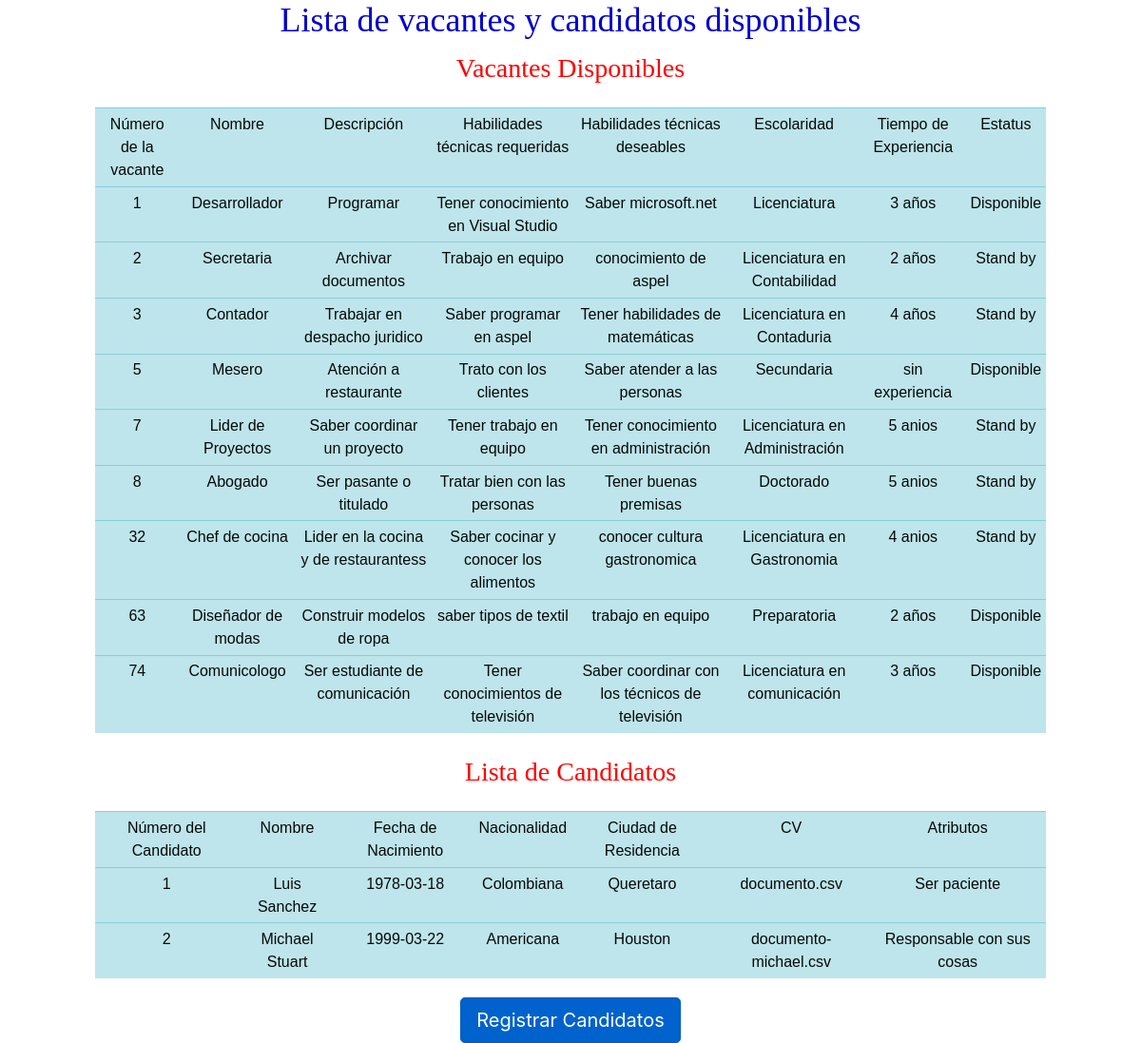
The app's page /Candidato/index.php, older data.
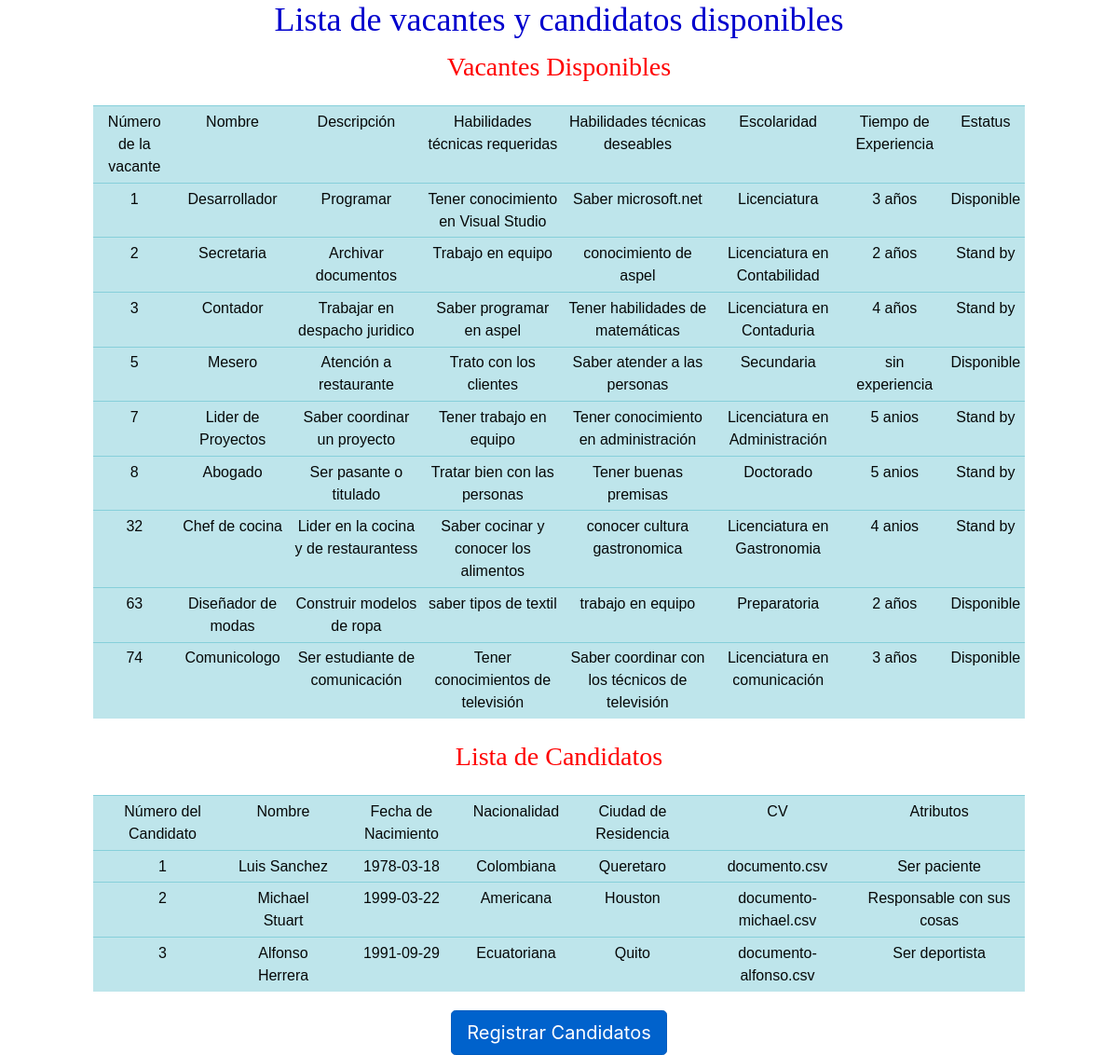
The same page, newer data.
### tables this page shows
CREATE TABLE "vacante" (
	"id"	INTEGER,
	"nombrevac"	TEXT,
	"descripcion" TEXT,
	"habtecreq"	TEXT,
	"habtecdes"	TEXT,
	"escolaridad" TEXT,
	"experiencia" TEXT,
	"estatus" TEXT,
	PRIMARY KEY("id" AUTOINCREMENT)
);

CREATE TABLE "candidato" (
	"id"	INTEGER,
	"id_seis"	INTEGER,
	"nombre"	TEXT,
	"fecha_nacimiento"	date,
	"nacionalidad"	TEXT,
	"ciudad_residencia"	TEXT,
	"cv_file"	TEXT,
	"more_attributes"	TEXT,
	FOREIGN KEY("id_seis") REFERENCES "usuario"("id"),
	PRIMARY KEY("id" AUTOINCREMENT)
);

### Candidato/index.php (the view, shortened to what this page needs)
<?php
include '../conn.php';
$query = "SELECT * FROM vacante";
$result = $db->query($query);
$query1 = "SELECT * FROM candidato";
$result1 = $db->query($query1);
?>
<!DOCTYPE html>
<html>
<head>
    <link  rel="stylesheet" href="../css/candidato.css">
<link rel="stylesheet" href="https://cdn.jsdelivr.net/npm/bootstrap@4.6.1/dist/css/bootstrap.min.css">
</head>
<body>
<h1 class="titulo_candi" align="center">Lista de vacantes y candidatos disponibles</h1>
<p class="tit_vacante" align="center"> Vacantes Disponibles</p>
    <div style=" margin: 20px 100px;">
        <table class="table table-sm table-info">
        <thead>
               <tr id="texto">
			    <td scope="col">Número de la vacante</td>
                <td scope="col">Nombre</td>
                <td scope="col">Descripción</td>
				<td scope="col">Habilidades técnicas requeridas</td>
				<td scope="col">Habilidades técnicas deseables</td>
				<td scope="col">Escolaridad</td>
				<td scope="col">Tiempo de Experiencia</td>
				<td scope="col">Estatus</td>
                </tr>
               </thead>
            <?php while($row = $result->fetchArray()) {?>
            <tr id="texto">
			    <td scope="col"><?php echo $row['id'];?></td>
                <td scope="col"><?php echo $row['nombrevac'];?></td>
                <td scope="col"><?php echo $row['descripcion'];?></td>
				<td scope="col"><?php echo $row['habtecreq'];?></td>
                <td scope="col"><?php echo $row['habtecdes'];?></td>
				<td scope="col"><?php echo $row['escolaridad'];?></td>
				<td scope="col"><?php echo $row['experiencia'];?></td>
                <td scope="col"><?php echo $row['estatus'];?></td>
            </tr>
            <?php } ?>
        </table>
        </div>
        <p class="tit_vacante" align="center"> Lista de Candidatos</p>
    <div style=" margin: 20px 100px;">
        <table class="table table-sm table-info">
        <thead>
               <tr id="texto">
			    <td scope="col">Número del Candidato</td>
                <td scope="col">Nombre</td>
                <td scope="col">Fecha de Nacimiento</td>
                <td scope="col">Nacionalidad</td>
				<td scope="col">Ciudad de Residencia</td>
				<td scope="col">CV</td>
				<td scope="col">Atributos</td>
                </tr>
               </thead>
            <?php while($row = $result1->fetchArray()) {?>
            <tr id="texto">
			    <td scope="col"><?php echo $row['id'];?></td>
                <td scope="col"><?php echo $row['nombre'];?></td>
                <td scope="col"><?php echo $row['fecha_nacimiento'];?></td>
				<td scope="col"><?php echo $row['nacionalidad'];?></td>
                <td scope="col"><?php echo $row['ciudad_residencia'];?></td>
				<td scope="col"><?php echo $row['cv_file'];?></td>
				<td scope="col"><?php echo $row['more_attributes'];?></td>
            </tr>
            <?php } ?>
        </table>
        </div>
        <div class="d-flex justify-content-center">
        <a class="btn btn-primary btn-lg active" href="RegistrarCandidatos.php">Registrar Candidatos</a>
        </div>
</body>
</html>

### css/candidato.css (style rules this page uses)
.titulo_candi { font-family: new times roman; font-size: 36px; align-items:center; color:mediumblue; }
#texto { font-family:sans-serif; color:rgb(6, 8, 8); font: size 10px; text-align: center; }
body { background-image: url("https://img.freepik.com/vector-gratis/agencia-contratacion-candidatos-oficina-empleo-headhunting-contratacion-ilustracion-plana-dibujos-animados_80590-10210.jpg"); }
.tit_vacante { color:red; font-family: 'Times New Roman', Times, serif; font-size: 28px; align-items: center; }

Row changes from the older to the newer data that the page shows:
added candidato: id "3", nombre "Alfonso Herrera", fecha_nacimiento "1991-09-29", nacionalidad "Ecuatoriana", ciudad_residencia "Quito", cv_file "documento-alfonso.csv", more_attributes "Ser deportista"
